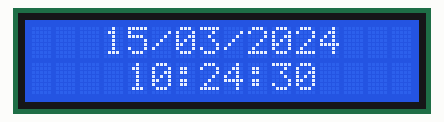
A sketch run on a simulated Arduino Uno, built with avr-gcc and run on an emulated ATmega328P. Shown: 16×2 character LCD. The local clock reads 2024-03-15 10:24:30 at power-on unless the sketch sets it.

Above: at 0.2 s.
At 4.3 s:
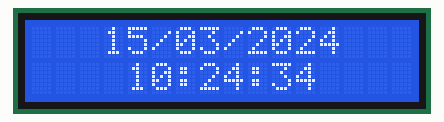
At 9.5 s:
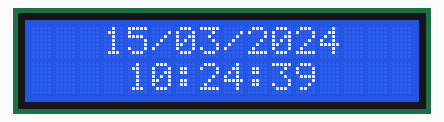
At 18.8 s:
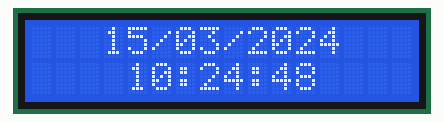
At 28.2 s:
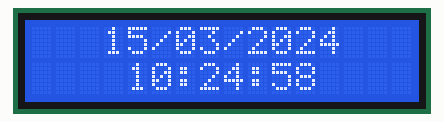
At 38.6 s:
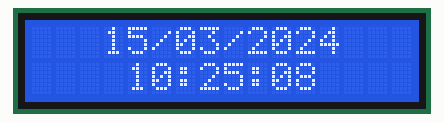

The sketch:

main.ino
```cpp
// ============================== main.ino ==================================================


void setup(){
  setupLCD();
  setupRTC();
}
void loop(){
  printCenterLCD(0,getDays());
  printCenterLCD(1,getTimes());
  delay(1000);
}
```

rtc.ino
```cpp
// ============================== rtc.ino ==================================================
#include <Wire.h>
#include <RTC.h>
static DS1307 RTC;
void setupRTC() {
  RTC.begin();
  RTC.startClock();

}
String cvt2num(int num){
  return num<10?String("0")+num:String(num);
}
String getDays(){
  String day = cvt2num(RTC.getDay());
  String month = cvt2num(RTC.getMonth());
  String year = cvt2num(RTC.getYear());
  return String(day + "/" + month + "/" + year);
}
String getTimes(){
  String hours = cvt2num(RTC.getHours());
  String minutes = cvt2num(RTC.getMinutes());
  String seconds = cvt2num(RTC.getSeconds());
  return String(hours + ":" + minutes + ":" + seconds);
}
void loopRTC() {
  // put your main code here, to run repeatedly:

}
```

lcd.ino
```cpp
// ============================== lcd.ino ==================================================
#define COLUMN 16
#define ROW 2
#include <LiquidCrystal_I2C.h>
LiquidCrystal_I2C lcd(0x27, COLUMN, ROW); // set the LCD address to 0x27 for a 16 chars and 2 line display
void setupLCD() {
  lcd.init();
  lcd.backlight();
  lcd.clear();

}
void printLCD(int x, int y, String content){
  lcd.setCursor(x, y);
  lcd.print(content);
}
void printCenterLCD(int line, String content){
  // TODO
  // 1. lấy length content
  int len = content.length();
  // 2. lấy 1 nữa khoảng trắng
  int len2 = (COLUMN-len)/2;
  // 3. ghép khoảng trắng
  String spaceString;
  for(int i =0; i< len2; i ++){
    spaceString+=" ";
  }
  String ret = spaceString + content + spaceString;
  lcd.setCursor(0, line);
  lcd.print(ret);
}
void clearLCD(){
  lcd.clear();
}
void loopLCD() {
  // put your main code here, to run repeatedly:

}
```

Measured:
- what the display in image 1 shows lasts 1.0 s, from 4.3 s to 5.3 s
